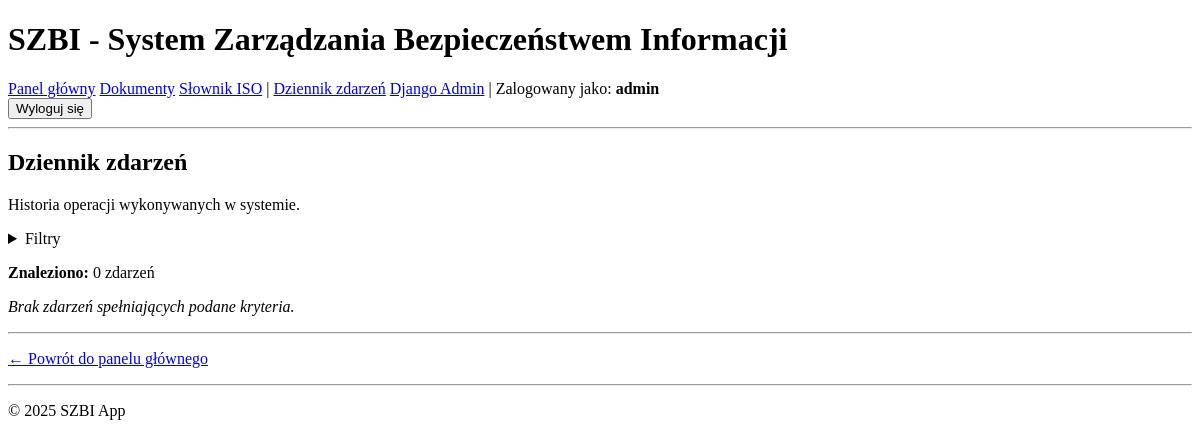
Page /dziennik/ (signed in) on the earlier database version.
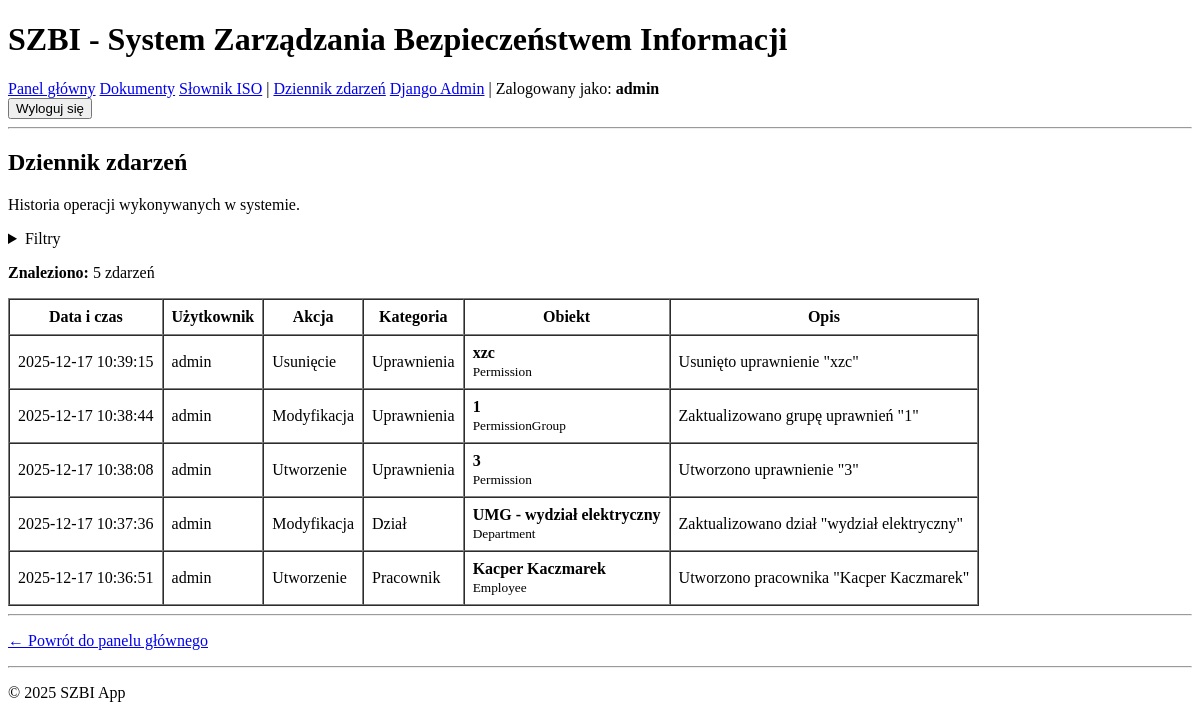
Same page on the later database version.
### core/models.py (models this page shows, shortened)
class ActivityLog(models.Model):
    ACTION_CHOICES = [
        ('create', 'Utworzenie'),
        ('update', 'Modyfikacja'),
        ('delete', 'Usunięcie'),
        ('assign', 'Przypisanie'),
        ('unassign', 'Cofnięcie przypisania'),
        ('login', 'Logowanie'),
        ('logout', 'Wylogowanie'),
        ('view', 'Wyświetlenie'),
        ('export', 'Eksport'),
        ('import', 'Import'),
        ('other', 'Inne'),
    ]
    CATEGORY_CHOICES = [
        ('organization', 'Organizacja'),
        ('department', 'Dział'),
        ('position', 'Stanowisko'),
        ('employee', 'Pracownik'),
        ('permission', 'Uprawnienia'),
        ('document', 'Dokument'),
        ('asset', 'Aktywo'),
        ('incident', 'Incydent'),
        ('audit', 'Audyt'),
        ('system', 'System'),
        ('auth', 'Autoryzacja'),
    ]
    user = models.ForeignKey(
        User,
        on_delete=models.SET_NULL,
        null=True,
        blank=True,
        related_name='activity_logs',
        verbose_name="Użytkownik"
    )
    action = models.CharField(
        max_length=20,
        choices=ACTION_CHOICES,
        verbose_name="Akcja"
    )
    category = models.CharField(
        max_length=20,
        choices=CATEGORY_CHOICES,
        verbose_name="Kategoria"
    )
    object_type = models.CharField(
        max_length=100,
        verbose_name="Typ obiektu",
        help_text="Nazwa modelu, np. 'Employee', 'Department'"
    )
    object_id = models.PositiveIntegerField(
        null=True,
        blank=True,
        verbose_name="ID obiektu"
    )
    object_repr = models.CharField(
        max_length=255,
        verbose_name="Reprezentacja obiektu",
        help_text="Tekstowa reprezentacja obiektu, np. nazwa pracownika"
    )
    description = models.TextField(
        verbose_name="Opis zdarzenia"
    )
    details = models.JSONField(
        null=True,
        blank=True,
        verbose_name="Szczegóły",
        help_text="Dodatkowe informacje w formacie JSON"
    )
    ip_address = models.GenericIPAddressField(
        null=True,
        blank=True,
        verbose_name="Adres IP"
    )
    user_agent = models.TextField(
        blank=True,
        verbose_name="User Agent"
    )
    created_at = models.DateTimeField(
        auto_now_add=True,
        verbose_name="Data zdarzenia"
    )
    class Meta:
        verbose_name = "Zdarzenie"
        verbose_name_plural = "Dziennik zdarzeń"
        ordering = ['-created_at']
        indexes = [
            models.Index(fields=['-created_at']),
            models.Index(fields=['user', '-created_at']),
            models.Index(fields=['category', '-created_at']),
            models.Index(fields=['action', '-created_at']),
        ]

### core/views.py (the view)
# urls.py: path('dziennik/', views.activity_log_list, name='activity_log_list'),
@login_required
@user_passes_test(is_admin)
def activity_log_list(request):
    logs = ActivityLog.objects.select_related('user').all()
    category = request.GET.get('category')
    if category:
        logs = logs.filter(category=category)
    action = request.GET.get('action')
    if action:
        logs = logs.filter(action=action)
    user_id = request.GET.get('user')
    if user_id:
        logs = logs.filter(user_id=user_id)
    date_from = request.GET.get('date_from')
    if date_from:
        logs = logs.filter(created_at__date__gte=date_from)
    date_to = request.GET.get('date_to')
    if date_to:
        logs = logs.filter(created_at__date__lte=date_to)
    search = request.GET.get('search')
    if search:
        logs = logs.filter(
            Q(object_repr__icontains=search) |
            Q(description__icontains=search) |
            Q(user__username__icontains=search)
        )
    paginator = Paginator(logs, 50)  # 50 zdarzeń na stronę
    page_number = request.GET.get('page')
    page_obj = paginator.get_page(page_number)
    from django.contrib.auth.models import User
    users = User.objects.filter(activity_logs__isnull=False).distinct()
    return render(request, 'core/activity_log_list.html', {
        'page_obj': page_obj,
        'logs': page_obj,
        'categories': ActivityLog.CATEGORY_CHOICES,
        'actions': ActivityLog.ACTION_CHOICES,
        'users': users,
        'current_filters': {
            'category': category,
            'action': action,
            'user': user_id,
            'date_from': date_from,
            'date_to': date_to,
            'search': search,
        }
    })

### core/views.py (called while the page is built)
def is_admin(user):
    return user.is_staff or user.is_superuser

### templates/core/activity_log_list.html (shortened to what this page needs)
{% extends 'base.html' %}
{% block content %}
<h2>Dziennik zdarzeń</h2>
<p>Historia operacji wykonywanych w systemie.</p>
<details>
    <summary>Filtry</summary>
</details>
<p>
    <strong>Znaleziono:</strong> {{ page_obj.paginator.count }} zdarzeń
</p>
{% if logs %}
<table border="1" cellpadding="8" cellspacing="0">
    <thead>
        <tr>
            <th>Data i czas</th>
            <th>Użytkownik</th>
            <th>Akcja</th>
            <th>Kategoria</th>
            <th>Obiekt</th>
            <th>Opis</th>
        </tr>
    </thead>
    <tbody>
        {% for log in logs %}
        <tr>
            <td>{{ log.created_at|date:"Y-m-d H:i:s" }}</td>
            <td>
                {% if log.user %}
                    {{ log.user.username }}
                {% else %}
                    <em>System</em>
                {% endif %}
            </td>
            <td>{{ log.get_action_display }}</td>
            <td>{{ log.get_category_display }}</td>
            <td>
                <strong>{{ log.object_repr }}</strong>
                <br><small>{{ log.object_type }}</small>
            </td>
            <td>{{ log.description|truncatewords:15 }}</td>
        </tr>
        {% endfor %}
    </tbody>
</table>
{% else %}
<p><em>Brak zdarzeń spełniających podane kryteria.</em></p>
{% endif %}
<hr>
<p>
    <a href="{% url 'core:dashboard' %}">← Powrót do panelu głównego</a>
</p>
{% endblock %}

### templates/base.html (shortened to what this page needs)
<!DOCTYPE html>
<html lang="pl">
<head>
</head>
<body>
    <header>
        <h1>SZBI - System Zarządzania Bezpieczeństwem Informacji</h1>
    </header>
    <nav>
        {% if user.is_authenticated %}
            <a href="{% url 'core:dashboard' %}">Panel główny</a>
            <a href="/documents/">Dokumenty</a>
            <a href="/slownik/">Słownik ISO</a>
            {% if user.is_staff %}
                | <a href="{% url 'core:activity_log_list' %}">Dziennik zdarzeń</a>
                <a href="/admin/">Django Admin</a>
            {% endif %}
            |
            <span>Zalogowany jako: <strong>{{ user.username }}</strong></span>
            <form method="post" action="{% url 'logout' %}">
                <button type="submit">Wyloguj się</button>
            </form>
        {% else %}
            <a href="{% url 'login' %}">Zaloguj się</a>
        {% endif %}
    </nav>
    <hr>
    <main>
        {% block content %}
        {% endblock %}
    </main>
    <hr>
    <footer>
        <p>&copy; 2025 SZBI App</p>
    </footer>
</body>
</html>

Differences in the rows shown:
added ActivityLog: created_at "2025-12-17 10:39:15", user.username "admin", action "Usunięcie", category "Uprawnienia", object_repr "xzc", object_type "Permission", description "Usunięto uprawnienie \"xzc\""
added ActivityLog: created_at "2025-12-17 10:38:44", user.username "admin", action "Modyfikacja", category "Uprawnienia", object_repr "1", object_type "PermissionGroup", description "Zaktualizowano grupę uprawnień \"1\""
added ActivityLog: created_at "2025-12-17 10:38:08", user.username "admin", action "Utworzenie", category "Uprawnienia", object_repr "3", object_type "Permission", description "Utworzono uprawnienie \"3\""
added ActivityLog: created_at "2025-12-17 10:37:36", user.username "admin", action "Modyfikacja", category "Dział", object_repr "UMG - wydział elektryczny", object_type "Department", description "Zaktualizowano dział \"wydział elektryczny\""
added ActivityLog: created_at "2025-12-17 10:36:51", user.username "admin", action "Utworzenie", category "Pracownik", object_repr "Kacper Kaczmarek", object_type "Employee", description "Utworzono pracownika \"Kacper Kaczmarek\""
Other differences:
{{ page_obj.paginator.count }}: "0" → "5"
text no longer shown: "Brak zdarzeń spełniających podane kryteria."
text now shown: "Data i czas Użytkownik Akcja Kategoria Obiekt Opis"
